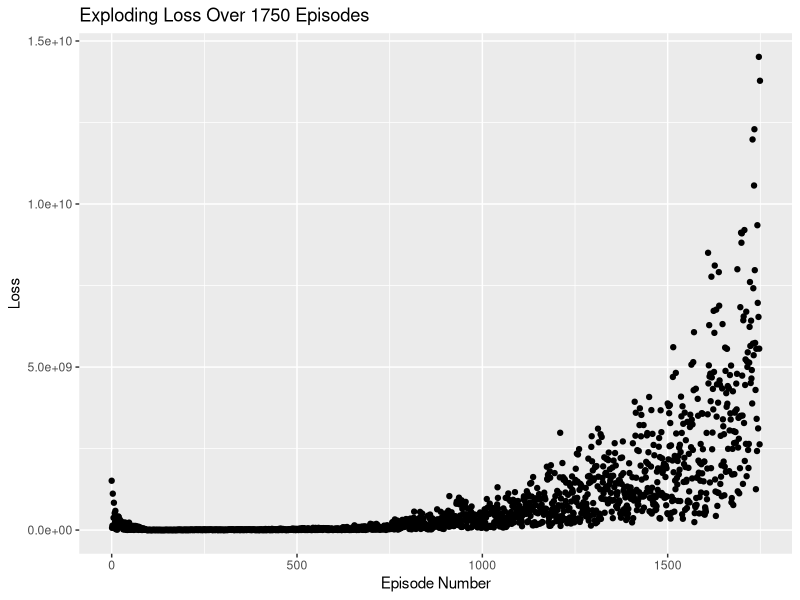
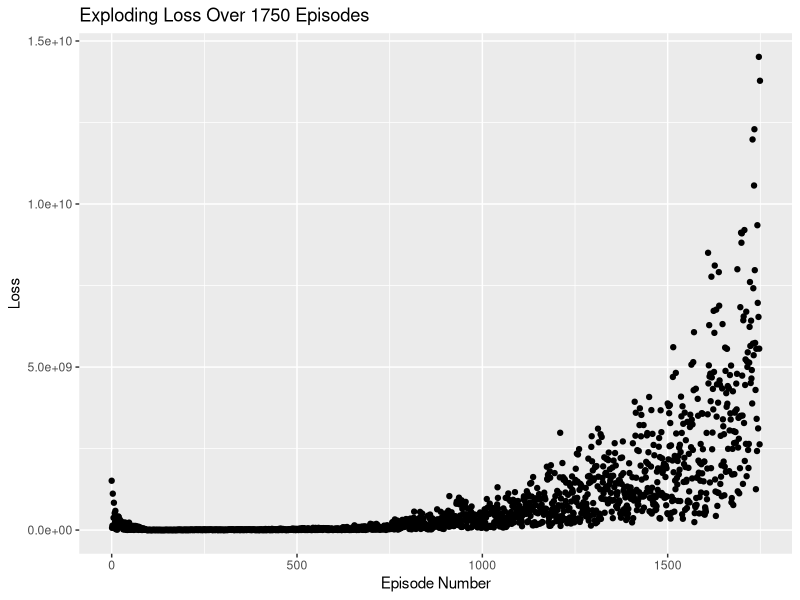

Generate these figures, in order, with R:
# Packages 
library(ggplot2)
library(dplyr)

# Load data
df <- read.csv('training_data/DQ_pink4.csv')

# Plots
ggplot(data=df) +
    geom_point(aes(x=X, y=loss)) +
    labs(title='Exploding Loss Over 1750 Episodes',
    x='Episode Number', y='Loss')
ggsave('loss_plot.png', width=7, height=5)

# Statistics
df %>%
    filter(loss == min(loss))

colnames(df)
nrow(df)
